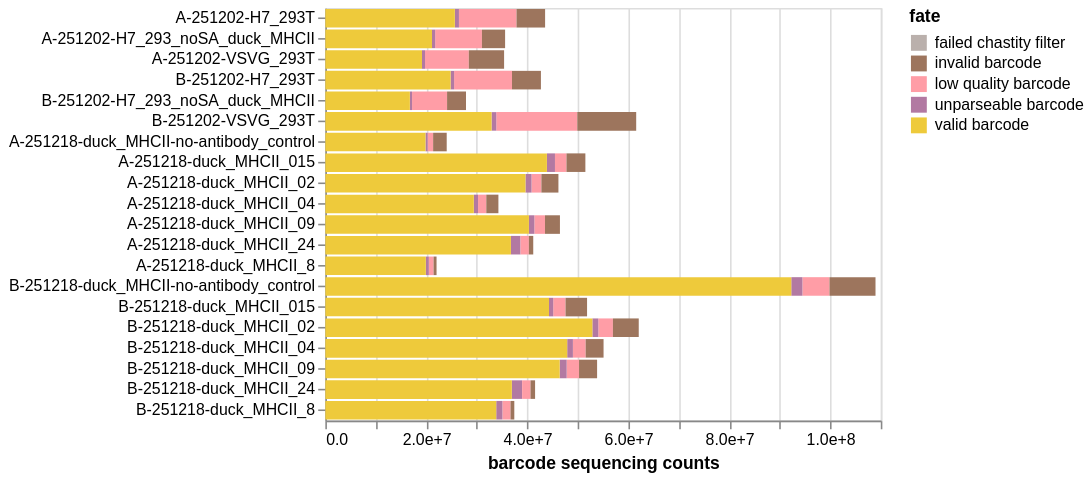

Notebook code cell kept with this figure:
### Markdown cell above
## Barcode sequencing stats
Plot "fates" of barcode reads: how many properly aligned to valid barcodes.

### Code cell
selections = [
    alt.selection_point(
        fields=[col],
        bind=alt.binding_select(
            options=[None] + barcode_runs[col].dropna().unique().tolist(),
            labels=["all"] + [str(x) for x in barcode_runs[col].dropna().unique()],
            name=col,
        ),
    )
    for col in ["library", "date"]
]

fate_chart = (
    alt.Chart(count_dfs["fates"])
    .transform_lookup(
        "sample",
        alt.LookupData(barcode_runs, "sample", fields=["date", "library"]),
    )
    .encode(
        x=alt.X(
            "count", title="barcode sequencing counts", axis=alt.Axis(format=".2g")
        ),
        y=alt.Y("sample", title=None, sort=samples),
        color=alt.Color(
            "fate",
            scale=alt.Scale(reverse=True),
        ),
        order=alt.Order("fate", sort="descending"),
        tooltip=[
            alt.Tooltip(c, format=".3g") if c == "count" else c
            for c in count_dfs["fates"].columns.tolist() + ["date:N", "library:N"]
        ],
    )
    .mark_bar()
    .properties(width=350, height=alt.Step(13))
    .configure_axis(labelLimit=500)
)

for selection in selections:
    fate_chart = fate_chart.add_params(selection).transform_filter(selection)

display(fate_chart)

### Figure 1 — Vega-Lite specification as saved in the notebook (floating-point values rounded to 4 significant figures)
{"config": {"view": {"continuousWidth": 300, "continuousHeight": 300}, "axis": {"labelLimit": 500}}, "data": {"name": "data-8216d22b8d71dba9f3ee73713368ab98"}, "mark": {"type": "bar"}, "encoding": {"color": {"field": "fate", "scale": {"reverse": true}, "type": "nominal"}, "order": {"field": "fate", "sort": "descending", "type": "nominal"}, "tooltip": [{"field": "fate", "type": "nominal"}, {"field": "count", "format": ".3g", "type": "quantitative"}, {"field": "sample", "type": "nominal"}, {"field": "date", "type": "nominal"}, {"field": "library", "type": "nominal"}], "x": {"axis": {"format": ".2g"}, "field": "count", "title": "barcode sequencing counts", "type": "quantitative"}, "y": {"field": "sample", "sort": ["A-251202-H7_293T", "A-251202-H7_293_noSA_duck_MHCII", "A-251202-VSVG_293T", "B-251202-H7_293T", "B-251202-H7_293_noSA_duck_MHCII", "B-251202-VSVG_293T", "A-251218-duck_MHCII-no-antibody_control", "A-251218-duck_MHCII_015", "A-251218-duck_MHCII_02", "A-251218-duck_MHCII_04", "A-251218-duck_MHCII_09", "A-251218-duck_MHCII_24", "A-251218-duck_MHCII_8", "B-251218-duck_MHCII-no-antibody_control", "B-251218-duck_MHCII_015", "B-251218-duck_MHCII_02", "B-251218-duck_MHCII_04", "B-251218-duck_MHCII_09", "B-251218-duck_MHCII_24", "B-251218-duck_MHCII_8"], "title": null, "type": "nominal"}}, "height": {"step": 13}, "params": [{"name": "param_1", "select": {"type": "point", "fields": ["library"]}, "bind": {"input": "select", "options": [null, "A", "B"], "labels": ["all", "A", "B"], "name": "library"}}, {"name": "param_2", "select": {"type": "point", "fields": ["date"]}, "bind": {"input": "select", "options": [null, "2025-12-02", "2025-12-18"], "labels": ["all", "2025-12-02", "2025-12-18"], "name": "date"}}], "transform": [{"lookup": "sample", "from": {"data": {"name": "data-6eb5247d214a3366f5b5c1988df86ba1"}, "key": "sample", "fields": ["date", "library"]}}, {"filter": {"param": "param_1"}}, {"filter": {"param": "param_2"}}], "width": 350, "$schema": "https://vega.github.io/schema/vega-lite/v5.20.1.json", "datasets": {"data-8216d22b8d71dba9f3ee73713368ab98": [{"fate": "low quality barcode", "count": 11403288, "sample": "A-251202-H7_293T"}, {"fate": "unparseable barcode", "count": 808025, "sample": "A-251202-H7_293T"}, {"fate": "failed chastity filter", "count": 0, "sample": "A-251202-H7_293T"}, {"fate": "valid barcode", "count": 25650936, "sample": "A-251202-H7_293T"}, {"fate": "invalid barcode", "count": 5659182, "sample": "A-251202-H7_293T"}, {"fate": "low quality barcode", "count": 9261599, "sample": "A-251202-H7_293_noSA_duck_MHCII"}, {"fate": "unparseable barcode", "count": 623664, "sample": "A-251202-H7_293_noSA_duck_MHCII"}, {"fate": "failed chastity filter", "count": 0, "sample": "A-251202-H7_293_noSA_duck_MHCII"}, {"fate": "valid barcode", "count": 21128204, "sample": "A-251202-H7_293_noSA_duck_MHCII"}, {"fate": "invalid barcode", "count": 4586868, "sample": "A-251202-H7_293_noSA_duck_MHCII"}, {"fate": "low quality barcode", "count": 8671382, "sample": "A-251202-VSVG_293T"}, {"fate": "unparseable barcode", "count": 602696, "sample": "A-251202-VSVG_293T"}, {"fate": "failed chastity filter", "count": 0, "sample": "A-251202-VSVG_293T"}, {"fate": "valid barcode", "count": 19142810, "sample": "A-251202-VSVG_293T"}, {"fate": "invalid barcode", "count": 6984146, "sample": "A-251202-VSVG_293T"}, {"fate": "low quality barcode", "count": 11472712, "sample": "B-251202-H7_293T"}, {"fate": "unparseable barcode", "count": 694384, "sample": "B-251202-H7_293T"}, {"fate": "failed chastity filter", "count": 0, "sample": "B-251202-H7_293T"}, {"fate": "valid barcode", "count": 24803921, "sample": "B-251202-H7_293T"}, {"fate": "invalid barcode", "count": 5723812, "sample": "B-251202-H7_293T"}, {"fate": "low quality barcode", "count": 6934833, "sample": "B-251202-H7_293_noSA_duck_MHCII"}, {"fate": "unparseable barcode", "count": 435792, "sample": "B-251202-H7_293_noSA_duck_MHCII"}, {"fate": "failed chastity filter", "count": 0, "sample": "B-251202-H7_293_noSA_duck_MHCII"}, {"fate": "valid barcode", "count": 16739028, "sample": "B-251202-H7_293_noSA_duck_MHCII"}, {"fate": "invalid barcode", "count": 3747479, "sample": "B-251202-H7_293_noSA_duck_MHCII"}, {"fate": "low quality barcode", "count": 16041313, "sample": "B-251202-VSVG_293T"}, {"fate": "unparseable barcode", "count": 932737, "sample": "B-251202-VSVG_293T"}, {"fate": "failed chastity filter", "count": 0, "sample": "B-251202-VSVG_293T"}, {"fate": "valid barcode", "count": 32922704, "sample": "B-251202-VSVG_293T"}, {"fate": "invalid barcode", "count": 11665009, "sample": "B-251202-VSVG_293T"}, {"fate": "low quality barcode", "count": 1079545, "sample": "A-251218-duck_MHCII-no-antibody_control"}, {"fate": "unparseable barcode", "count": 427051, "sample": "A-251218-duck_MHCII-no-antibody_control"}, {"fate": "failed chastity filter", "count": 0, "sample": "A-251218-duck_MHCII-no-antibody_control"}, {"fate": "valid barcode", "count": 19839495, "sample": "A-251218-duck_MHCII-no-antibody_control"}, {"fate": "invalid barcode", "count": 2691098, "sample": "A-251218-duck_MHCII-no-antibody_control"}, {"fate": "low quality barcode", "count": 2281000, "sample": "A-251218-duck_MHCII_015"}, {"fate": "unparseable barcode", "count": 1594493, "sample": "A-251218-duck_MHCII_015"}, {"fate": "failed chastity filter", "count": 0, "sample": "A-251218-duck_MHCII_015"}, {"fate": "valid barcode", "count": 43880657, "sample": "A-251218-duck_MHCII_015"}, {"fate": "invalid barcode", "count": 3741886, "sample": "A-251218-duck_MHCII_015"}, {"fate": "low quality barcode", "count": 1956209, "sample": "A-251218-duck_MHCII_02"}, {"fate": "unparseable barcode", "count": 1198635, "sample": "A-251218-duck_MHCII_02"}, {"fate": "failed chastity filter", "count": 0, "sample": "A-251218-duck_MHCII_02"}, {"fate": "valid barcode", "count": 39633674, "sample": "A-251218-duck_MHCII_02"}, {"fate": "invalid barcode", "count": 3372027, "sample": "A-251218-duck_MHCII_02"}, {"fate": "low quality barcode", "count": 1632304, "sample": "A-251218-duck_MHCII_04"}, {"fate": "unparseable barcode", "count": 840234, "sample": "A-251218-duck_MHCII_04"}, {"fate": "failed chastity filter", "count": 0, "sample": "A-251218-duck_MHCII_04"}, {"fate": "valid barcode", "count": 29402946, "sample": "A-251218-duck_MHCII_04"}, {"fate": "invalid barcode", "count": 2400120, "sample": "A-251218-duck_MHCII_04"}, {"fate": "low quality barcode", "count": 2107781, "sample": "A-251218-duck_MHCII_09"}, {"fate": "unparseable barcode", "count": 1074475, "sample": "A-251218-duck_MHCII_09"}, {"fate": "failed chastity filter", "count": 0, "sample": "A-251218-duck_MHCII_09"}, {"fate": "valid barcode", "count": 40317557, "sample": "A-251218-duck_MHCII_09"}, {"fate": "invalid barcode", "count": 2960068, "sample": "A-251218-duck_MHCII_09"}, {"fate": "unparseable barcode", "count": 1906559, "sample": "A-251218-duck_MHCII_24"}, {"fate": "low quality barcode", "count": 1646336, "sample": "A-251218-duck_MHCII_24"}, {"fate": "failed chastity filter", "count": 0, "sample": "A-251218-duck_MHCII_24"}, {"fate": "valid barcode", "count": 36755119, "sample": "A-251218-duck_MHCII_24"}, {"fate": "invalid barcode", "count": 866035, "sample": "A-251218-duck_MHCII_24"}, {"fate": "low quality barcode", "count": 946261, "sample": "A-251218-duck_MHCII_8"}, {"fate": "unparseable barcode", "count": 587973, "sample": "A-251218-duck_MHCII_8"}, {"fate": "failed chastity filter", "count": 0, "sample": "A-251218-duck_MHCII_8"}, {"fate": "valid barcode", "count": 19904298, "sample": "A-251218-duck_MHCII_8"}, {"fate": "invalid barcode", "count": 585762, "sample": "A-251218-duck_MHCII_8"}, {"fate": "low quality barcode", "count": 5361040, "sample": "B-251218-duck_MHCII-no-antibody_control"}, {"fate": "unparseable barcode", "count": 2207637, "sample": "B-251218-duck_MHCII-no-antibody_control"}, {"fate": "failed chastity filter", "count": 0, "sample": "B-251218-duck_MHCII-no-antibody_control"}, {"fate": "valid barcode", "count": 92273264, "sample": "B-251218-duck_MHCII-no-antibody_control"}, {"fate": "invalid barcode", "count": 9113007, "sample": "B-251218-duck_MHCII-no-antibody_control"}, {"fate": "low quality barcode", "count": 2442375, "sample": "B-251218-duck_MHCII_015"}, {"fate": "unparseable barcode", "count": 831045, "sample": "B-251218-duck_MHCII_015"}, {"fate": "failed chastity filter", "count": 0, "sample": "B-251218-duck_MHCII_015"}, {"fate": "valid barcode", "count": 44296721, "sample": "B-251218-duck_MHCII_015"}, {"fate": "invalid barcode", "count": 4261703, "sample": "B-251218-duck_MHCII_015"}, {"fate": "low quality barcode", "count": 2893557, "sample": "B-251218-duck_MHCII_02"}, {"fate": "unparseable barcode", "count": 1173673, "sample": "B-251218-duck_MHCII_02"}, {"fate": "failed chastity filter", "count": 0, "sample": "B-251218-duck_MHCII_02"}, {"fate": "valid barcode", "count": 52883006, "sample": "B-251218-duck_MHCII_02"}, {"fate": "invalid barcode", "count": 5116341, "sample": "B-251218-duck_MHCII_02"}, {"fate": "low quality barcode", "count": 2526543, "sample": "B-251218-duck_MHCII_04"}, {"fate": "unparseable barcode", "count": 1130222, "sample": "B-251218-duck_MHCII_04"}, {"fate": "failed chastity filter", "count": 0, "sample": "B-251218-duck_MHCII_04"}, {"fate": "valid barcode", "count": 47898277, "sample": "B-251218-duck_MHCII_04"}, {"fate": "invalid barcode", "count": 3542888, "sample": "B-251218-duck_MHCII_04"}, {"fate": "low quality barcode", "count": 2449819, "sample": "B-251218-duck_MHCII_09"}, {"fate": "unparseable barcode", "count": 1382222, "sample": "B-251218-duck_MHCII_09"}, {"fate": "failed chastity filter", "count": 0, "sample": "B-251218-duck_MHCII_09"}, {"fate": "valid barcode", "count": 46409295, "sample": "B-251218-duck_MHCII_09"}, {"fate": "invalid barcode", "count": 3577840, "sample": "B-251218-duck_MHCII_09"}, {"fate": "unparseable barcode", "count": 2031941, "sample": "B-251218-duck_MHCII_24"}, {"fate": "low quality barcode", "count": 1666494, "sample": "B-251218-duck_MHCII_24"}, {"fate": "failed chastity filter", "count": 0, "sample": "B-251218-duck_MHCII_24"}, {"fate": "valid barcode", "count": 36935287, "sample": "B-251218-duck_MHCII_24"}, {"fate": "invalid barcode", "count": 904921, "sample": "B-251218-duck_MHCII_24"}, {"fate": "low quality barcode", "count": 1610869, "sample": "B-251218-duck_MHCII_8"}, {"fate": "unparseable barcode", "count": 1222517, "sample": "B-251218-duck_MHCII_8"}, {"fate": "failed chastity filter", "count": 0, "sample": "B-251218-duck_MHCII_8"}, {"fate": "valid barcode", "count": 33842274, "sample": "B-251218-duck_MHCII_8"}, {"fate": "invalid barcode", "count": 748230, "sample": "B-251218-duck_MHCII_8"}], "data-6eb5247d214a3366f5b5c1988df86ba1": [{"sample": "A-251202-H7_293T", "library": "A", "date": "2025-12-02"}, {"sample": "A-251202-H7_293_noSA_duck_MHCII", "library": "A", "date": "2025-12-02"}, {"sample": "A-251202-VSVG_293T", "library": "A", "date": "2025-12-02"}, {"sample": "B-251202-H7_293T", "library": "B", "date": "2025-12-02"}, {"sample": "B-251202-H7_293_noSA_duck_MHCII", "library": "B", "date": "2025-12-02"}, {"sample": "B-251202-VSVG_293T", "library": "B", "date": "2025-12-02"}, {"sample": "A-251218-duck_MHCII-no-antibody_control", "library": "A", "date": "2025-12-18"}, {"sample": "A-251218-duck_MHCII_015", "library": "A", "date": "2025-12-18"}, {"sample": "A-251218-duck_MHCII_02", "library": "A", "date": "2025-12-18"}, {"sample": "A-251218-duck_MHCII_04", "library": "A", "date": "2025-12-18"}, {"sample": "A-251218-duck_MHCII_09", "library": "A", "date": "2025-12-18"}, {"sample": "A-251218-duck_MHCII_24", "library": "A", "date": "2025-12-18"}, {"sample": "A-251218-duck_MHCII_8", "library": "A", "date": "2025-12-18"}, {"sample": "B-251218-duck_MHCII-no-antibody_control", "library": "B", "date": "2025-12-18"}, {"sample": "B-251218-duck_MHCII_015", "library": "B", "date": "2025-12-18"}, {"sample": "B-251218-duck_MHCII_02", "library": "B", "date": "2025-12-18"}, {"sample": "B-251218-duck_MHCII_04", "library": "B", "date": "2025-12-18"}, {"sample": "B-251218-duck_MHCII_09", "library": "B", "date": "2025-12-18"}, {"sample": "B-251218-duck_MHCII_24", "library": "B", "date": "2025-12-18"}, {"sample": "B-251218-duck_MHCII_8", "library": "B", "date": "2025-12-18"}]}}
